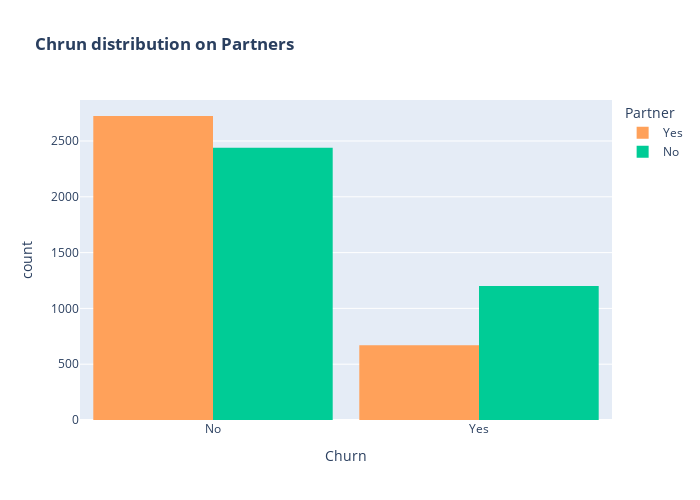

Notebook code cell kept with this figure:
### Code cell
color_map = {"Yes": '#FFA15A', "No": '#00CC96'}
fig = px.histogram(df, x="Churn", color="Partner", barmode="group", title="<b>Chrun distribution on Partners</b>", color_discrete_map=color_map)
fig.update_layout(width=700, height=500, bargap=0.1)
fig.show()

### Figure 1 — Plotly figure (JSON) as saved in the notebook; plotly's stock layout.template omitted (floating-point values rounded to 4 significant figures; data arrays with more than 128 entries replaced by an {"elided": "..."} marker saying what was removed)
{"data": [{"alignmentgroup": "True", "bingroup": "x", "hovertemplate": "Partner=Yes<br>Churn=%{x}<br>count=%{y}<extra></extra>", "legendgroup": "Yes", "marker": {"color": "#FFA15A", "pattern": {"shape": ""}}, "name": "Yes", "offsetgroup": "Yes", "orientation": "v", "showlegend": true, "type": "histogram", "x": {"elided": "3393 str values"}, "xaxis": "x", "yaxis": "y"}, {"alignmentgroup": "True", "bingroup": "x", "hovertemplate": "Partner=No<br>Churn=%{x}<br>count=%{y}<extra></extra>", "legendgroup": "No", "marker": {"color": "#00CC96", "pattern": {"shape": ""}}, "name": "No", "offsetgroup": "No", "orientation": "v", "showlegend": true, "type": "histogram", "x": {"elided": "3639 str values"}, "xaxis": "x", "yaxis": "y"}], "layout": {"bargap": 0.1, "barmode": "group", "height": 500, "legend": {"title": {"text": "Partner"}, "tracegroupgap": 0}, "title": {"text": "<b>Chrun distribution on Partners</b>"}, "width": 700, "xaxis": {"anchor": "y", "autorange": true, "domain": [0, 1], "range": [-0.5, 1.5], "title": {"text": "Churn"}, "type": "category"}, "yaxis": {"anchor": "x", "autorange": true, "domain": [0, 1], "range": [0, 2867.0], "title": {"text": "count"}}}}
